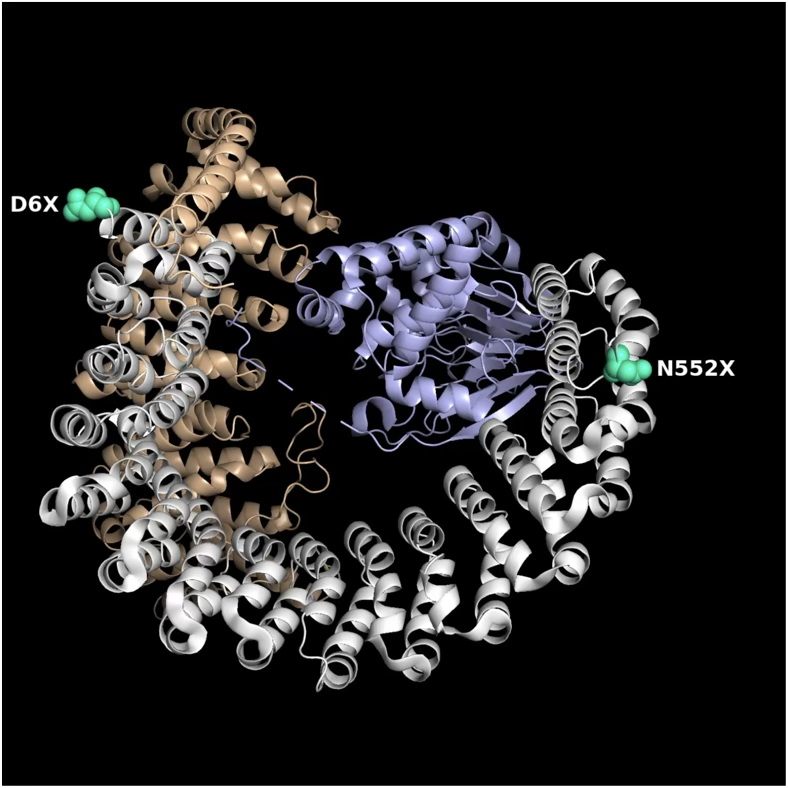
#> input picture presentations/lab-meeting-261029/native/pp2a_tet_sites.png, 788 x 788 px
$ python build_native.py
#> lines starting #> are read from the running program, lines starting #| are printed output that depends on the picture
#!/usr/bin/env python3
"""Rebuild the original Google-Slides pages as native deck slides.

Replaces every `kind: "image"` slide (a render of the original PDF page) with a
deck-styled slide carrying the same content, so the whole deck shares one look,
and inserts the "Why DNA springs?" intro before the SAM slide. Each top-level
bullet group appears on its own click. Re-running is idempotent.
"""
import html, json, pathlib

ROOT = pathlib.Path(__file__).resolve().parent.parent


def tex(src, display=False):
    return f'<span class="tex{" d" if display else ""}">{html.escape(src, quote=False)}</span>'


def done(t): return f'<span class="t-done">[DONE]: {t}</span>'
def pend(t): return f'<span class="t-pend">[PENDING]: {t}</span>'
def todo(t): return f'<span class="t-todo">[To-Do]: {t}</span>'


def grp(head, *items):
    sub = ''.join(f'<li>{i}</li>' for i in items)
    return f'<span class="lead">{head}</span>' + (f'<ul class="sub">{sub}</ul>' if items else '')


AGO = {'text': 'Project status: 4 months ago', 'color': 'var(--sec-status)'}
NOW = {'text': 'Project status: current', 'color': '#00838f'}


def text(page, title, section, groups, q=None, badge=None, aside=None, items=None, figW=None, figRight=False):
    s = {'kind': 'media', 'page': page, 'section': section, 'title': title, 'items': items or [], 'big': True,
         'points': [{'text': g} for g in groups]}
    if q: s['q'] = q
    if badge: s['badge'] = badge
    if aside: s['aside'] = aside
    if figW: s['figW'] = figW
    if figRight: s['figRight'] = True
    return s


DAY = 'Day et al., 2025, <i>Structure</i> 33:1688'
DAY_TXT = 'Day et al., 2025, Structure 33:1688'
DAYQ = 'Method and results from ' + DAY_TXT + ' (Aα vs Aβ); our version compares Aα vs Aα + DNA spring'
def anim(page, title, src, q, cap, pts):
    return {'kind': 'media', 'page': page, 'section': 'assay', 'title': title, 'figW': 1180, 'msgChannel': 'cryo', 'q': q,
            'items': [{'iframe': f'interactive/{src}', 'title': title, 'cap': cap}],
            'points': [{'text': t, 'msg': {'step': i + 1}} for i, t in enumerate(pts)]}


def pic(name, cap):
#> called with name = 'pp2a_tet_sites.png'
    from PIL import Image
    w, h = Image.open(ROOT / 'native' / name).size
#> w = 788; h = 788
    return {'img': f'native/{name}', 'w': w, 'h': h, 'cap': cap}


A23 = {'kind': 'media', 'page': 23, 'section': 'assay', 'title': '[PENDING] PP2A assays: following Day et al. 2025', 'figW': 1180, 'msgChannel': 'cryo',
  'q': 'Template: Day et al., 2025, Structure 33:1688, which compared the two A-subunit isoforms',
  'items': [{'iframe': 'interactive/pp2a.html', 'title': 'Aα vs Aβ vs Aα + spring', 'cap': 'Schematic after Day et al. Fig. 1D and 2 (not to scale)'}],
  'points': [{'text': t, 'msg': {'step': st}} for t, st in [
    ('<b>Day et al.</b>: Aα vs Aβ holoenzymes. Aβ’s extra 12 N-terminal residues push the B56γ helix away; its scaffold is more concave', 4),
    ('<b>Ours</b>: Aα vs Aα <b>with a DNA spring attached</b>: a perturbed A subunit, the same question', 5),
    ('<b>Why three assays, not just a phosphatase assay?</b><ul class="sub">'
     '<li><b>DiFMUP activity</b>: an artificial substrate in vitro, which does not need the full holoenzyme the way real substrates do in vivo, so it can miss assembly defects</li>'
     '<li><b>BLI binding</b>: therefore tests how well the AC core binds the B subunit (Day et al.: same activity, yet up to 4.7× weaker binding)</li>'
     '<li><b>cryoEM</b>: shows how the structure deforms under the spring, and lets us see that the spring is attached</li></ul>', 6)]]}

DTT = {'kind': 'media', 'page': '21b', 'section': 'synthesis', 'title': 'Why add DTT? Favouring the 1 : 1 circle', 'figW': 1180, 'msgChannel': 'cryo',
  'q': 'Breaking disulfide bonds so each pp2a reacts on its own',
  'items': [{'iframe': 'interactive/dtt.html', 'title': 'DTT and intra- vs intermolecular click', 'cap': 'Schematic (not to scale): red = pp2a A subunit, green = Tet sites, blue = DNA, yellow = disulfide'}],
  'points': [{'text': t, 'msg': {'step': i}} for i, t in enumerate([
    'Without DTT, cysteines on neighbouring pp2a form <b>disulfide (S–S) bonds</b>: the proteins stick together',
    'A DNA strand can then click across <b>two</b> proteins (<b>intermolecular</b>), giving 2 pp2a + 2 DNA products',
    '<b>DTT</b> reduces S–S to two free –SH groups, so the proteins separate',
    'Each DNA strand can now only close on its own protein (<b>intramolecular</b>): the 1 pp2a + 1 DNA circle',
    '<b>Expected</b>: more 1 : 1 circular product, less 2 : 2 (next slide tests it)'])]}

RESIN = {'kind': 'media', 'page': '19b', 'section': 'synthesis', 'title': 'How the TCO resin test works', 'figW': 1180, 'msgChannel': 'cryo',
  'q': 'Is the new band a circular product? A resin that grabs any free Tet group can tell',
  'items': [{'iframe': 'interactive/resin.html', 'title': 'TCO resin capture', 'cap': 'Schematic of TCO resin capture (not to scale)'}],
  'points': [{'text': t, 'msg': {'step': i}} for i, t in enumerate([
    '<b>TCO resin</b>: beads coated with TCO groups, which click onto Tet, the same chemistry that attaches our DNA',
    'A protein with an <b>exposed Tet</b> clicks onto the beads and is <b>trapped</b>: nothing comes out in the flow-through',
    '<b>Excess TCO-PEG</b> caps every Tet on 2-tet pp2a, leaving none exposed',
    '<b>Control</b>: PEG-capped 2-tet pp2a passes through; uncapped 2-tet pp2a is trapped (next slide). PEG is a cheap stand-in for DNA: it lets us troubleshoot the resin <b>without using expensive DNA</b>',
    '<b>The point</b>: a 1:1 circular product uses both Tet groups for its DNA, so it passes through; linear products keep a free Tet and are trapped'])]}

PP_FN = anim('22a', 'PP2A: what it does in the cell', 'pp2afn.html', 'Protein phosphatase 2A: a serine/threonine phosphatase, the cell’s main “off switch”',
    'Schematic of kinase/phosphatase signalling', [
    'Signalling proteins are switched by <b>phosphate groups</b> on serine/threonine residues',
    'A <b>kinase</b> adds the phosphate (from ATP): <b>ON</b>',
    '<b>PP2A</b> removes it (dephosphorylation): <b>OFF</b>',
    'PP2A and PP1 together carry out ≈ <b>90 %</b> of the cell’s Ser/Thr dephosphorylation',
    'Targets include AKT, ERK, c-Myc, p53, tau and mitotic CDK substrates: growth, proliferation, cell cycle, neurons',
    'A <b>tumour suppressor</b>: inactivated in many cancers (A-subunit hot spots P179, R183) and by viral oncoproteins (SV40 small t); hyperphosphorylated tau in Alzheimer’s'])

PP_ABC = anim('22b', 'PP2A architecture: A, C and B subunits', 'pp2a.html', 'PP2A works as a three-subunit holoenzyme: scaffold A, catalytic C, regulatory B',
    'Schematic after Day et al. Fig. 1D and 2 (not to scale)', [
    '<b>A, scaffold</b> (PPP2R1A/B, ≈ 65 kDa): a horseshoe of 15 HEAT repeats with no activity of its own; it holds the other two in place',
    '<b>C, catalytic</b> (PPP2CA/B): the phosphatase itself; binds HEAT 11–15. A + C = the <b>AC core dimer</b>, which forms first. Its C-terminal tail (methylated at Leu309) helps B bind',
    '<b>B, regulatory</b>: binds the AC core on HEAT 1–10 to complete the <b>ABC holoenzyme</b>. 4 families (B55, B56, PR72, striatin), > 40 isoforms; B decides <b>which substrate</b> and <b>where</b> in the cell',
    '<b>Is assembly needed?</b> <b>Artificial substrates</b> (e.g. DiFMUP): the <b>AC core</b> is enough, and even C alone shows activity. <b>In cells</b>: the full <b>ABC holoenzyme</b> is needed, because B docks the real substrate (e.g. LxxIxE motifs on B56) next to C and directs PP2A to the right place'])

PP_HEAT = anim('22c', 'HEAT repeats, and our Tet sites on Aα', 'heat.html', 'Why the A subunit is a flexible scaffold, and where the DNA spring attaches',
    'Schematic of the HEAT-repeat fold (not to scale)', [
    'A <b>HEAT repeat</b>: ≈ 39 residues forming two antiparallel α-helices joined by a turn (named after Huntingtin, EF3, PP2A A, TOR)',
    'Repeats stack side by side through hydrophobic contacts into one continuous, spring-like <b>solenoid</b>',
    'Aα: 15 repeats curve into a <b>horseshoe</b>. B binds HEAT 1–10, C binds HEAT 11–15; a hinge near HEAT 11–12 lets the arc flex, so it can fit > 40 different B subunits',
    '<b>Our construct</b>: Aα with Tet groups at <b>D6X</b> (N-terminus) and <b>N552X</b> (HEAT 14), so the DNA spring spans the horseshoe'])

PP_ISO = {'kind': 'media', 'page': '22d', 'section': 'assay', 'title': 'Isoforms: Aα vs Aβ, and B56α vs B56γ', 'figW': 1100,
  'q': 'Which subunits we use, and what Day et al. compared',
  'items': [pic('pp2a_tet_sites.png', '<b>Our system</b>: Aα holoenzyme model (white A, tan B, lilac C) with the Tet sites D6X and N552X (green)'),
            pic('day_fig1.png', 'Day et al. Fig. 1C–D: Aβ’s N-terminus is mobile in MD and blocks the B56γ C-terminal helix')],
  'points': [{'text': t, 'hl': h} for t, h in [
    ('<b>Aα</b>: main A isoform, in all tissues; <b>ours</b>', 0),
    ('<b>Aβ</b>: 87 % identical, +12 N-terminal residues, weaker B56 binding (Day et al.)', 1),
    ('<b>B56α</b>: cytoplasmic; targets c-Myc', 1),
    ('<b>B56γ</b>: nuclear; targets p53; C-terminal helix touches the A N-terminus', 1)]]}
#> call 2 of pic, with name = 'day_fig1.png'
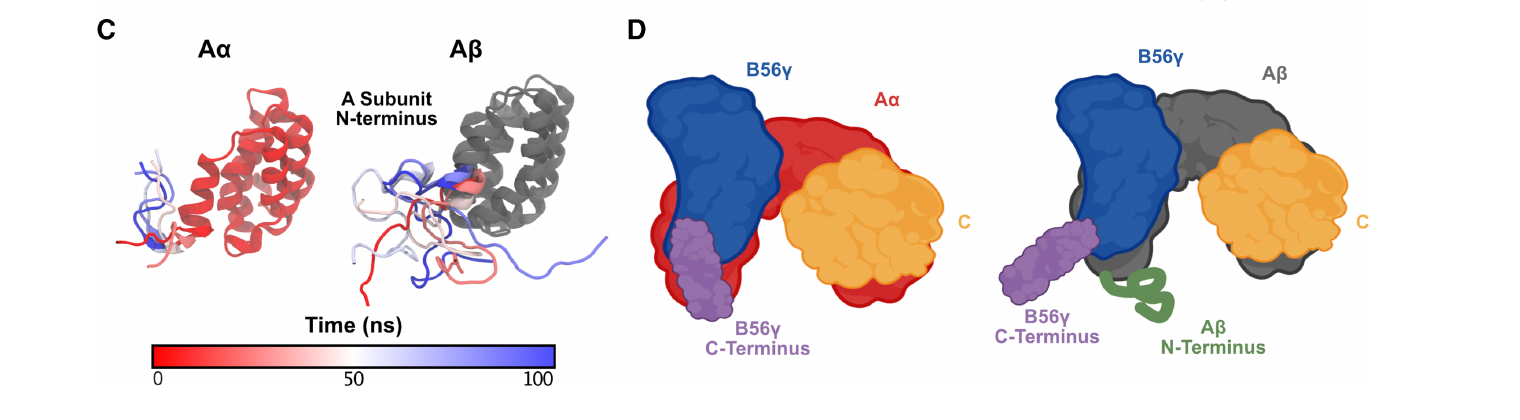
#> input picture presentations/lab-meeting-261029/native/day_fig1.png, 1520 x 420 px
#> in pic (call 2), `w, h = Image.open(ROOT / 'native' / name).size`: w = 1520; h = 420

A24 = {'kind': 'media', 'page': 24, 'section': 'assay', 'title': '[Plans] Holoenzyme formation analysis (cryoEM)', 'figW': 1180, 'exH': 600,
  'q': 'Day et al. solved both holoenzymes by cryoEM; we would do the same for Aα ± spring',
  'items': [pic('day_fig2.png', 'Day et al. Fig. 2: cryoEM maps, Aα (red) and Aβ (grey) holoenzymes, B56γ blue, C orange'),
            pic('day_fig3.png', 'Day et al. Fig. 3A–B: A subunits superposed, and per-HEAT-repeat shift')],
  'explain': [
    {'item': 0, 'text': '<b>What cryoEM gives</b>: a 3D density map of the whole holoenzyme (A, B56γ, C), into which an atomic model is built. Day et al. reached <b>3.4 Å</b> (Aα) and <b>3.2 Å</b> (Aβ), maps sharpened with EMReady. '
       '<b>Right (6 Å low-pass)</b>: blurring the map reveals the thin B56γ C-terminal helix (blue, down to the A N-terminus) in Aα, but not in Aβ.'},
    {'item': 1, 'text': '<b>Measuring the deformation</b>: superpose the two A subunits on their C-binding end (HEAT 12–15), then compare the centre of mass of each HEAT repeat. '
       '<b>Left</b>: the horseshoes overlaid; Aβ spans 59.6 Å from HEAT 1 to 15 vs 62.7 Å for Aα (more concave). <b>Right</b>: the shift per repeat, largest at HEAT 1–8 (up to ≈ 3 Å), near zero at the aligned end.'}],
  'points': [
    {'text': '<b>Structural deformation</b>: align on HEAT 12–15 and measure HEAT-repeat centre-of-mass shifts, WT vs spring attached', 'hl': 1},
    {'text': '<b>Ascertain spring attachment</b>: resolution level, neural-network particle picking, refinement to an atomic model', 'hl': 0},
    {'text': '<b>Day et al.</b>: 3D classification resolved the B56γ C-terminal helix (Aα only) and the C-tail', 'hl': 0},
    {'text': '<span class="headline"><b>Day et al. result</b>: the Aβ holoenzyme is <b>more concave</b> than Aα: HEAT 1-to-15 span 59.6 vs 62.7 Å, with HEAT 3–6 shifted by 2–3 Å</span>', 'hl': 1}]}
#> call 3 of pic, with name = 'day_fig2.png'
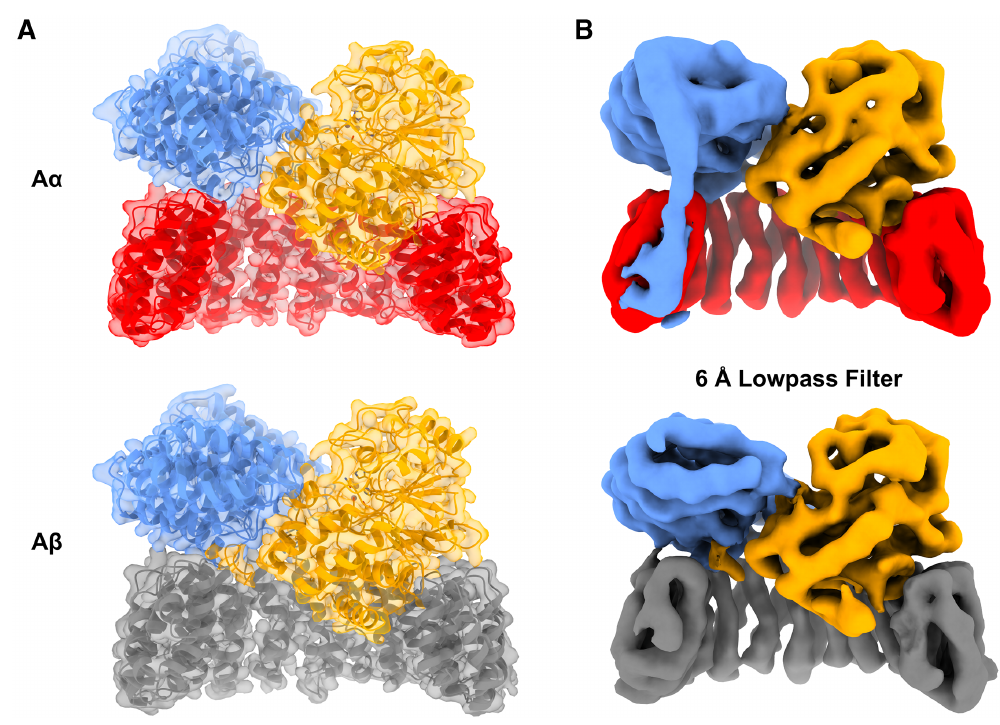
#> input picture presentations/lab-meeting-261029/native/day_fig2.png, 1000 x 725 px
#> in pic (call 3), `w, h = Image.open(ROOT / 'native' / name).size`: w = 1000; h = 725
#> call 4 of pic, with name = 'day_fig3.png'
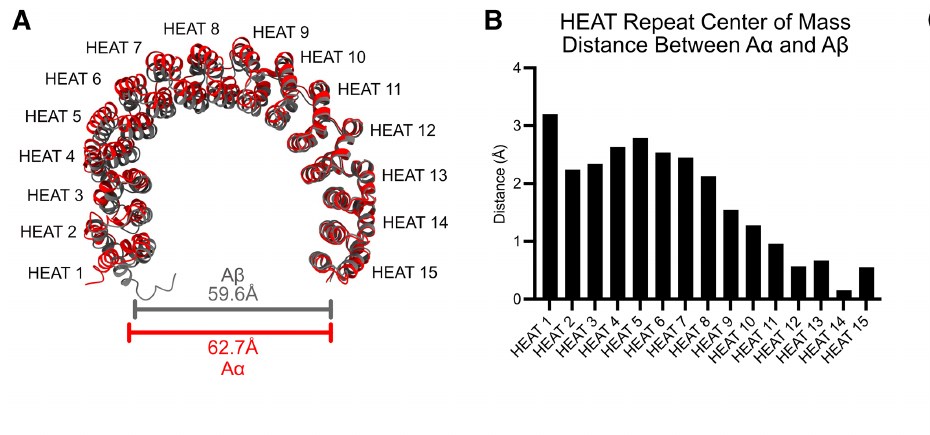
#> input picture presentations/lab-meeting-261029/native/day_fig3.png, 930 x 435 px
#> in pic (call 4), `w, h = Image.open(ROOT / 'native' / name).size`: w = 930; h = 435

A29 = anim(29, '[Plans] B56-binding assay: biolayer interferometry (BLI)', 'bli.html', 'Method of Day et al. 2025: does the A subunit change how tightly B56 binds the AC core?',
    'Schematic of BLI; curves computed from Day et al.’s fitted rate constants (Fig. 5B, B56α); timings illustrative', [
    '<b>Biosensor</b>: an optical-fibre tip coated with B56 (AR2G tip, amine coupling). Bound mass shifts the reflected light by Δλ',
    '<b>Baseline</b> in buffer: nothing binds',
    '<b>Association</b>: dip into the AC core dimer (31–500 nM); AC binds B56 and Δλ rises, at a rate set by k<sub>on</sub>',
    '<b>Dissociation</b>: back into buffer; AC falls off and Δλ decays, at a rate set by k<sub>off</sub>',
    '<b>Fit</b> (1:1 binding):' + tex(r'AC + B \;\xrightleftharpoons[k_{\mathrm{off}}]{\;k_{\mathrm{on}}\;}\; ABC, \qquad K_D = \frac{k_{\mathrm{off}}}{k_{\mathrm{on}}}', True) + 'smaller K<sub>D</sub> = tighter binding',
    '<span class="headline"><b>Day et al. result</b>: Aβ binds B56 more weakly than Aα, K<sub>D</sub> 119.9 vs 25.7 nM for B56α (≈ 4.7×) and 14.0 vs 9.2 nM for B56γ (≈ 1.5×)</span>'])
A29b = {'kind': 'media', 'page': '29b', 'section': 'assay', 'title': 'BLI results (Day et al.): Aβ binds B56 more weakly', 'figW': 900,
  'q': 'Day et al. Fig. 5 (n = 2): AαChimera and AβNT are their swap constructs',
#> (the run stopped early here; a loop or call above may not have finished)
